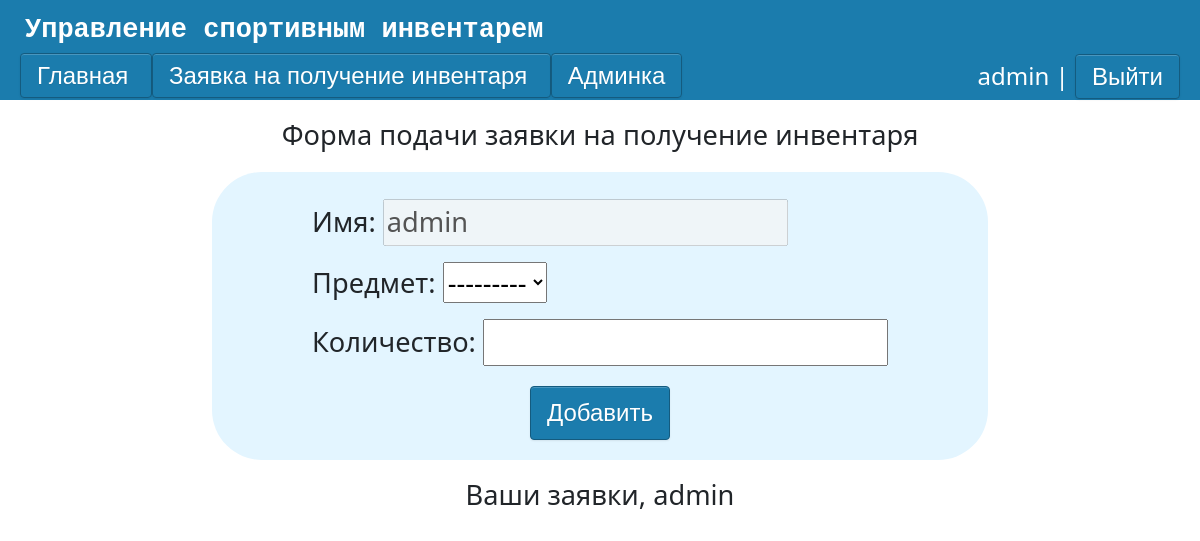
Page /application (signed in) on the earlier database version.
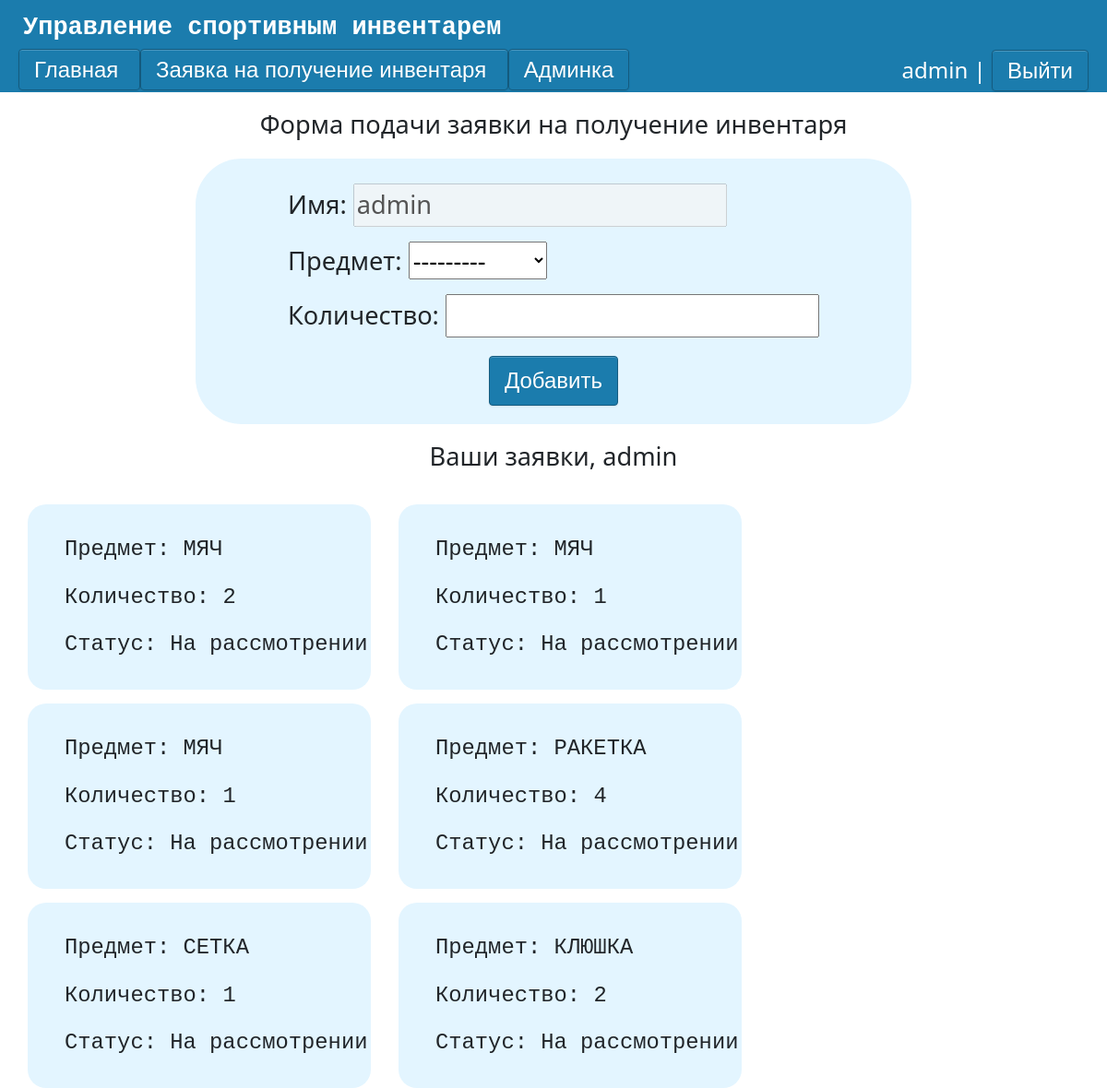
Same page on the later database version.
### main/models.py (models this page shows)
class Applications(models.Model):
    state = {'На рассмотрении': 'На рассмотрении', 'Одобрено': 'Одобрено', 'Отказано': 'Отказано'}
    username = models.CharField(max_length=100)
    Request = models.ForeignKey('Goods' ,on_delete=models.PROTECT,null=True)
    Request_count = models.PositiveIntegerField('Количество',default=0,validators=[MinValueValidator(0), MaxValueValidator(100)])
    Status = models.CharField('Статус заявки',default='На рассмотрении', choices=state,max_length=100)

class Goods(models.Model):
    state = {'новый':'новый','используемый':'используемый','сломанный': 'сломанный'}
    goods = models.CharField('Название',max_length=30)
    count = models.IntegerField('Количество')
    condition = models.CharField('Состояние',max_length=20, choices=state)
    def __str__(self):
        return self.goods

### main/views.py (the view)
# urls.py: path('application', views.ApplicationsForm, name='application'),
def ApplicationsForm(request):
    g = list(Goods.objects.all())
    r = list(Applications.objects.all())
    n = []
    for el in r:
        if request.user.username == el.username:
            n.append(el)
    if request.method == 'POST':
        form = AddPostFormR(request.POST or None, user=request.user)
        if form.is_valid():
            try:
                item = int(form.data['Request'])
                counts = []
                for el in g:
                    counts.append(el.count)
                if int(form.data['Request_count']) <= counts[item-1]:
                    Applications.objects.create(**form.cleaned_data)
                    return  redirect('application')
                else:
                    error = 'Убедитесь, что инвентаря достаточно'
                    return render(request, 'main/Application.html', {'form': form ,'n' : n,'g' : g,'error': error })
            except:
                form.add_error(None,'Ошибка')
    else:
        form=AddPostFormR(user=request.user)
    return render(request, 'main/Application.html' , {'form': form ,'n' : n,'g' : g})

### main/forms.py
class AddPostFormR(forms.Form):
    def __init__(self, *args, **kwargs):
        self.user = kwargs.pop('user', None)
        super(AddPostFormR, self).__init__(*args, **kwargs)
        if self.user:
            self.fields['username'].initial = self.user.username
    username = forms.Field(disabled=True)
    C =(Goods.objects.values_list('count'))
    N = (Goods.objects.values_list('goods'))
    Request = forms.ModelChoiceField(Goods.objects.all())
    Request_count = forms.IntegerField(validators=[MinValueValidator(1)])

### main/templates/main/Application.html (shortened to what this page needs)
{% extends 'main/layout.html' %}
{% block content %}
               {% if request.user.is_authenticated %}
                <div class = 'form_user'>
                    <p class = 'form_title'>Форма подачи заявки на получение инвентаря</p>
                    <form action="{% url 'application' %}" method="post" class ='form_content'>
                        <p><label for="{{ form.username.id_for_label }}"> Имя:</label> {{form.username}}</p>
                        <p><label for="{{ form.Request.id_for_label }}"> Предмет:</label> {{ form.Request}}</p>
                        <p><label for="{{ form.Request_count.id_for_label }}"> Количество:</label> {{ form.Request_count}}</p>
                        <button class="btn2" type="submit">
                            Добавить
                        </button>
                    </form>
                </div>
                    <div class = 'form_forms'>
                        <p class = 'form_forms_p'> Ваши заявки, {{ request.user }} </p>
                    {% for el in n %}
                        <div class = 'review'>
                            <p><pre >Предмет: {{el.Request}} </pre></p>
                            <p><pre >Количество: {{el.Request_count}} </pre></p>
                            <p><pre >Статус: {{el.Status}} </pre></p>
                        </div>
                    {% endfor %}
                    </div>
                {% else %}
                    <p class = 'enter_or_reg'>Войдите или зарегистрируйтесь</p>
                {% endif %}
{% endblock %}

### main/templates/main/layout.html (shortened to what this page needs)
{% load static %}
<!DOCTYPE html>
<html lang="ru">
<head>
    <link rel="stylesheet" href="https://cdn.jsdelivr.net/npm/bootstrap@5.3.2/dist/css/bootstrap.min.css">
    <link rel="stylesheet" href="{% static 'main/css/css.css' %}">
</head>
<body>
    <div class = "back">
        <div class = 'top'>
                <div class="logo2"><samp>Управление спортивным инвентарем</samp></div>
                <div class = 'lower'>
                    <a href="{% url 'main' %}" class = 'btn3'> Главная </a>
                    <a href="{% url 'application' %}" class = 'btn3'> Заявка на получение инвентаря </a>
                    {% if request.user.is_superuser %}
                    <a href="http://127.0.0.1:8000/admin/" class = 'btn3'> Админка </a>
                    {% endif %}
                {% if request.user.is_authenticated %}
                    <li class="last"> {{user.username}} | <a href="{% url 'logout' %}" class="btn3">Выйти</a></li>
                    {% else %}
                    <li class="last"><a href="register" class="btn3"> Регистрация</a>  <a href="login" class="btn3"> Войти </a></li>
                {% endif %}
                </div>
        </div>
        {% block content  %}
        {% endblock %}
    </div>
</body>
</html>

### main/static/main/css/css.css (style rules this page uses)
.top { background: #1B7CAD; width: 100%; height: 100px; }
.back { height: 100%; width: 100%; }
.logo2 { font-size: 27px; padding-top: 7px; margin-left: 25px; font-weight: bold; color: #fff; }
.lower { width: 100%; height: 50%; padding-top: 7px; padding-left: 20px; padding-right: 20px; }
.last { font-size: 24px; float:right; color: #fff; }
li { list-style-type: none; }
button.btn2 { border-radius: 4px; -webkit-box-shadow: inset 0 1px 0 rgba(255, 255, 255, 0.2), 0 1px 2px rgba(0, 0, 0, 0.08); -moz-box-shadow: inset 0 1px 0 rgba(255, 255, 255, 0.2), 0 1px 2px rgba(0, 0, 0, 0.08); box-shadow: inset 0 1px 0 rgba(255, 255, 255, 0.2), 0 1px 2px rgba(0, 0, 0, 0.08); color: #fff; display:block; width:auto; text-align: center; font-family: Arial, Helvetica, sans-serif; font-size: 24px; padding: 8px 16px; margin: 20px auto; text-decoration: none; text-shadow: 0 1px 1px rgba(0, 0, 0, 0.075); -webkit-transition: background-color 0.1s linear; -moz-transition: background-color 0.1s linear; -o-transition: background-color 0.1s linear; transition: background-color 0.1s linear; background-color: rgb( 27, 124, 173 ); border: 1px solid rgb( 20, 91, 127 ); }
a.btn3 { border-radius: 4px; -webkit-box-shadow: inset 0 1px 0 rgba(255, 255, 255, 0.2), 0 1px 2px rgba(0, 0, 0, 0.08); -moz-box-shadow: inset 0 1px 0 rgba(255, 255, 255, 0.2), 0 1px 2px rgba(0, 0, 0, 0.08); box-shadow: inset 0 1px 0 rgba(255, 255, 255, 0.2), 0 1px 2px rgba(0, 0, 0, 0.08); color: #fff; width:115px; text-align: center; font-family: Arial, Helvetica, sans-serif; font-size: 24px; padding: 8px 16px; margin: 20px auto; text-decoration: none; text-shadow: 0 1px 1px rgba(0, 0, 0, 0.075); -webkit-transition: background-color 0.1s linear; -moz-transition: background-color 0.1s linear; -o-transition: background-color 0.1s linear; transition: background-color 0.1s linear; background-color: rgb( 27, 124, 173 ); border: 1px solid rgb( 20, 91, 127 ); }
.form_user { display: grid; place-items: center; }
.form_content { padding-top: 27px; font-size: 1.7rem; background-color: #e3f5ff; padding-left: 100px; padding-right: 100px; border-radius: 50px; }
.form_title { margin-top: 15px; font-size: 1.7rem; }
.form_forms_p { margin-top: 15px; font-size: 1.7rem; text-align: center; }
.review { float: left; overflow:auto; width: 31vw; margin-top: 15px; margin-left: 30px; font-size: 1.7rem; background-color: #e3f5ff; border-radius: 20px; padding-left: 40px; padding-top: 15px; padding-bottom: 15px }

Differences in the rows shown:
added Applications: Request "МЯЧ", Request_count "2", Status "На рассмотрении…"
added Applications: Request "МЯЧ", Request_count "1", Status "На рассмотрении…"
added Applications: Request "МЯЧ", Request_count "1", Status "На рассмотрении…"
added Applications: Request "РАКЕТКА", Request_count "4", Status "На рассмотрении…"
added Applications: Request "СЕТКА", Request_count "1", Status "На рассмотрении…"
added Applications: Request "КЛЮШКА", Request_count "2", Status "На рассмотрении…"
